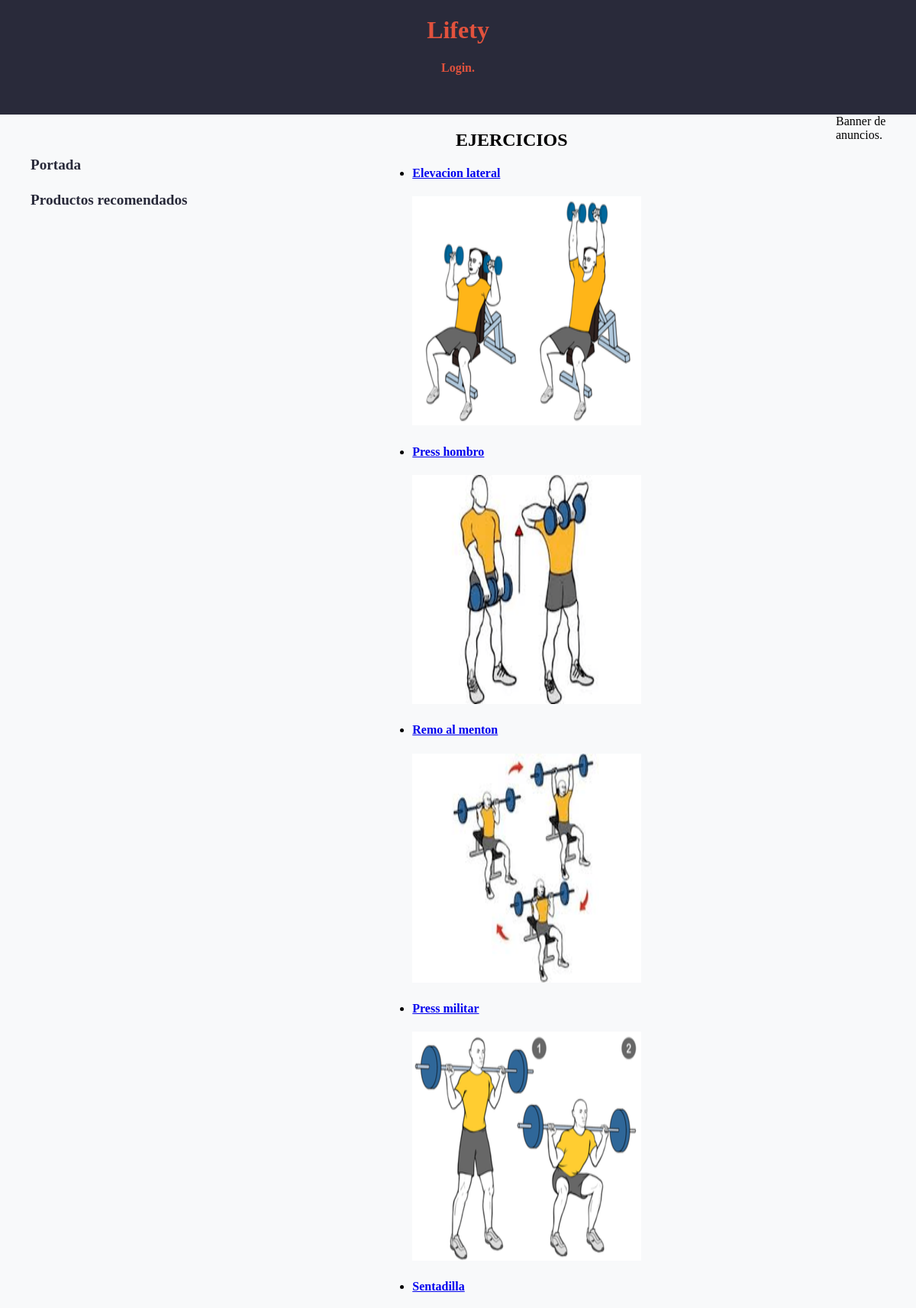
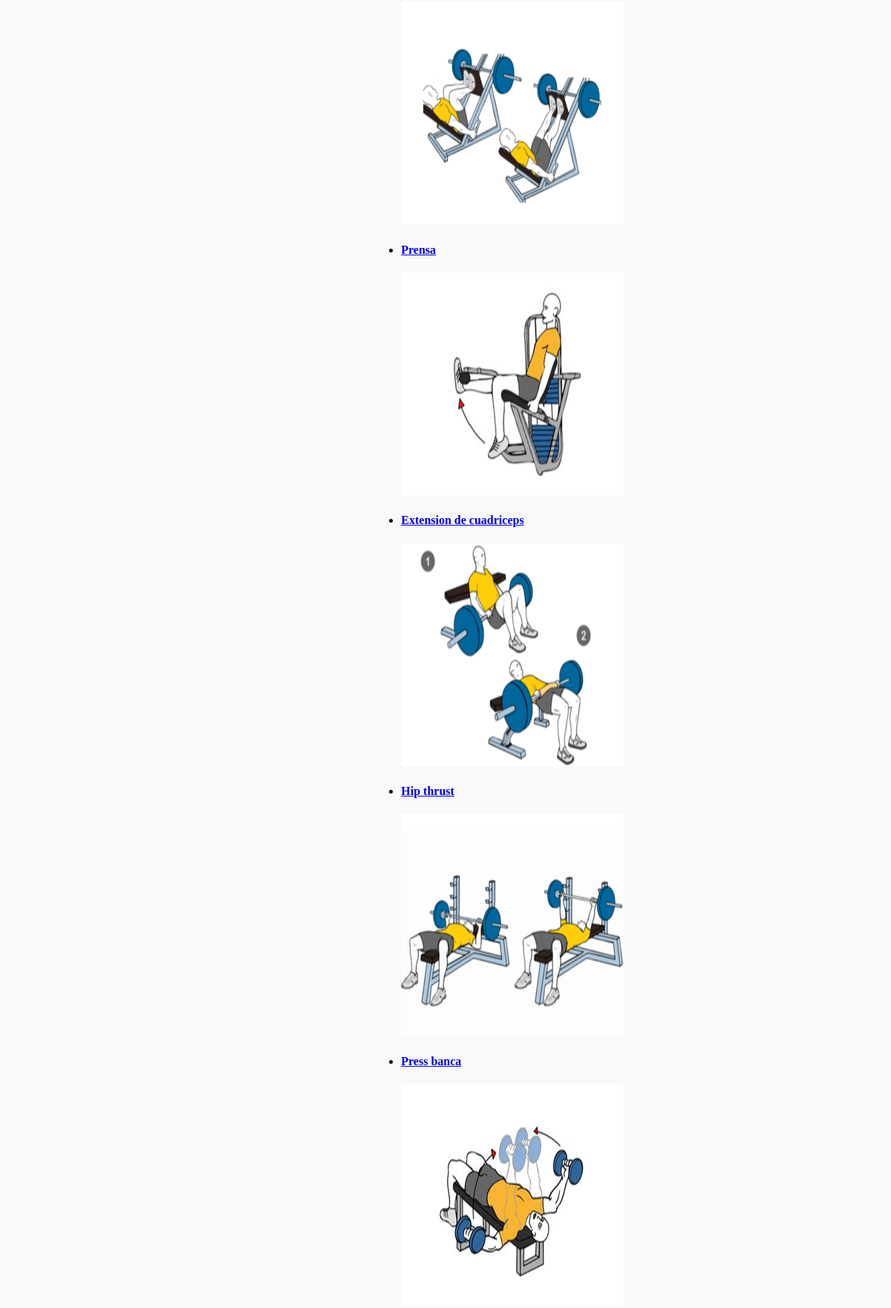
Page /ejercicios.php (upper part) on the committed database (2 pictures, top to bottom).
### tables this page shows
CREATE TABLE `ejercicios` (
  `id_ejercicio` int(5) NOT NULL,
  `tipo` int(1) NOT NULL,
  `musculo` varchar(40) DEFAULT NULL,
  `nombre` varchar(40) DEFAULT NULL,
  `descripcion` mediumtext NOT NULL,
  `imagen` varchar(50) NOT NULL
);

### includes/clases/appweb/Aplicacion.php (called while the page is built, shortened)
<?php
class Aplicacion {
    private static $instancia;
    private $inicializada;
    private function __construct() {
        $this->inicializada = false;
    }
    public function init($bdDatosConexion, $rutaApp = '/', $dirInstalacion = __DIR__) {
        if (!$this->inicializada) {
            $this->rutaRaizApp = $rutaApp;
            $this->inicializada = true;
        }
    }
    public function resuelve($path = '') {
        $rutaAppLongitudPrefijo = mb_strlen($this->rutaRaizApp);
        if (mb_strlen($path) > 0 && mb_substr($path, 0, 1) !== '/') {
            $path = '/' . $path;
        }
        return $this->rutaRaizApp . $path;
    }
    public function buildUrl($relativeURL, $params = []) {
        $url = $this->resuelve($relativeURL);
        $query = self::buildParams($params);
        if (!empty($query)) {
            $url .= '?' . $query;
        }
        return $url;
    }
    public static function buildParams($params, $separator = '&', $enclosing = '') {
        $query = '';
        $numParams = 0;
        foreach ($params as $param => $value) {
            if ($value != null) {
                if ($numParams > 0) {
                    $query .= $separator;
                }
                $query .= "{$param}={$enclosing}{$value}{$enclosing}";
                $numParams++;
            }
        }
        return $query;
    }
    public static function getInstance() {
        if (!self::$instancia instanceof self) {
            self::$instancia = new static();
        }
        return self::$instancia;
    }
}

### includes/clases/appweb/contenido/Ejercicios.php (called while the page is built, shortened)
<?php
class Ejercicios {
    public static function getData(){
        $conn = Aplicacion::getInstance()->getConexionBd();
        $query = sprintf("SELECT * FROM ejercicios");
        $rs = $conn->query($query);
        $result = array();
        try {
            $rs = $conn->query($query);
            while ($fila = $rs->fetch_assoc()) {
                array_push($result, $fila);
            }
        } finally {
            if ($rs != null)
                $rs->free();
        }
        return $result;
    }
}

### includes/vistas/helpers/ejercicios.php (the view, shortened to what this page needs)
<?php
function muestraEjercicio($ejercicio) {
   $app = Aplicacion::getInstance();
   $verURL = $app->buildUrl('ejercicio.php', [
       'id' => $ejercicio['id_ejercicio']
   ]);
   $ruta = RUTA_IMGS;
   return <<<EOS
   <a href="{$verURL}">
        <h4> {$ejercicio['nombre']} </h4>
        <p> <img src="$ruta/ejercicios/$ejercicio[id_ejercicio].png" alt="LIFETY"> </p>
    </a>
   EOS;
}
function listaListaEjerciciosPaginadas($ejercicios, $url, $numPorPagina = 18, $numPagina = 1) {
    return listaListaejerciciosPaginadasRecursivo($ejercicios, $url,  1, $numPorPagina, $numPagina);
}
function listaListaEjerciciosPaginadasRecursivo($ejercicios, $url, $nivel = 1, $numPorPagina = 18, $numPagina = 1) {
    $primerejercicio = ($numPagina - 1) * $numPorPagina;
    $app = Aplicacion::getInstance();
    $numejercicios = count($ejercicios);
    $haySiguientePagina = false;
    if ($numejercicios > $numPorPagina + $primerejercicio) {
        $haySiguientePagina = true;
    }
    $html = '<div class=ejercicios><ul>';
    $html .= '<div>';
    $auxiliar = 0;
    for($idx = $primerejercicio; $idx < $primerejercicio + $numPorPagina && $idx < $numejercicios; $idx++) {
        $auxiliar += 1;
        $ejercicio = $ejercicios[$idx];
        $html .= '<li>';
        $html .= muestraEjercicio($ejercicio);
        if($auxiliar == 3){
            $auxiliar = 0;
            $html .= '</div><div>';
        }
    }
    $html .= '</div>';
    $html .= '</ul></div>';
    if ($nivel == 1) {
        $clasesPrevia='deshabilitado';
        $clasesSiguiente = 'deshabilitado';
        $hrefPrevia = '';
        $hrefSiguiente = '';
        if ($haySiguientePagina) {
            $paginaSiguiente = $numPagina + 1;
            $clasesSiguiente = '';
            $hrefSiguiente = $app->buildUrl($url, [
            'numPagina' => $paginaSiguiente,
            'numPorPagina' => $numPorPagina]);
        }
        $html .=<<<EOS
            <div>
                Página: $numPagina, <a class="boton $clasesPrevia" href="$hrefPrevia">Previa</a> <a class="boton $clasesSiguiente" href="$hrefSiguiente">Siguiente</a>
            </div>
        EOS;
    }
    return $html;
}

### ejercicios.php (shortened to what this page needs)
<?php
require_once __DIR__.'/includes/vistas/helpers/ejercicios.php';
$numPagina = filter_input(INPUT_GET, 'numPagina', FILTER_SANITIZE_NUMBER_INT) ?? 1;
$numPorPagina = filter_input(INPUT_GET, 'numPorPagina', FILTER_SANITIZE_NUMBER_INT) ?? 18;
$ejercicios = appweb\contenido\Ejercicios::getData();
$lista = listaListaEjerciciosPaginadas($ejercicios, 'ejercicios.php', $numPorPagina, $numPagina);
$contenidoPrincipal = <<<EOS
<h1>EJERCICIOS</h1>
$lista
EOS;
require __DIR__.'/includes/vistas/plantillas/plantilla.php';

### includes/vistas/plantillas/plantilla.php (shortened to what this page needs)
<!DOCTYPE html>
<html>
    <head>
        <link rel="stylesheet" type="text/css" href="<?= RUTA_CSS ?>/estilo.css" />
    </head>
    <body>
        <div id="contenedor">
            <?php
                require(RAIZ_APP.'/vistas/comun/cabecera.php');
                require(RAIZ_APP.'/vistas/comun/menu.php');
            ?>
            <main>
                <article>
                    <?= $contenidoPrincipal ?>
                </article>
            </main>
            <?php
                require(RAIZ_APP.'/vistas/comun/anuncios.php');
            ?>
        </div>
    </body>
</html>

### includes/vistas/comun/cabecera.php
<?php
function mostrarSaludo() {
    $rutaApp = RUTA_APP;
    $html='';
    if (isset($_SESSION["login"]) && ($_SESSION["login"]===true)) {
        return "{$_SESSION['alias']} <a href='{$rutaApp}/logout.php'>(salir)</a>";
    } else {
        return "<a href='$rutaApp/login.php#'>Login.</a>";
    }
    return $html;
}
?>
<header>
    <div class="logo">
        <h1>Lifety</h1>
    </div>
    <div class="saludo">
        <?= mostrarSaludo() ?>
    </div>
</header>

### includes/vistas/comun/menu.php (shortened to what this page needs)
<?php
function htmlmenu() {
    $html = "<li><a href=".RUTA_APP."/index.php>Portada</a></li>";
    $html .= "<li><a href=".RUTA_APP."/tienda.php>Productos recomendados</a></li>";
    return $html;
}
?>
<nav>
    <div class="navbar">
        <div class="container nav-container">
            <div class="menu-items">
                <ul>
                    <?php echo htmlmenu() ?>
                </ul>
            </div>
        </div>
    </div>
</nav>

### includes/vistas/comun/anuncios.php
<aside>
    Banner de anuncios.
</aside>

### src/css/estilo.css (style rules this page uses)
body { position : absolute; width : 100%; height : 100%; margin : 0; padding : 0; font-family: Century; -webkit-font-smoothing: antialiased; -moz-osx-font-smoothing: grayscale; background-color: #f8f9fa; }
body:before { content: ""; position: fixed; display: block; top: 0; left: 0; display: block; width: 100%; height: 100%; }
h1 { text-align: center; }
#contenedor { margin: auto; background-color: #f8f9fa; display: grid; height : 100%; width : 100%; grid-template-rows: 150px auto 200px; grid-template-columns: minmax(10%, auto) minmax(auto, 80%) minmax(auto, 10%); grid-template-areas: "cabecera cabecera cabecera" "menu contenido anuncios" "pie pie pie"; position:relative; z-index: 6; }
header { background-color: #292a3a; color: #e1523d ; text-align: center; grid-area: cabecera; }
.saludo a, .saludo a:visited { color: #e1523d; font-weight: bold; text-decoration: none; }
nav { background-color: #f8f9fa; grid-area: menu; margin-right: 15px; }
nav a, nav a:visited { color: #292a3a; font-weight: bold; text-decoration: none; }
nav a, nav li { color: #e1523d; }
nav a, nav h3 { color: #e1523d; }
.navbar .menu-items li { margin-bottom: 1.2rem; font-size: 1.5rem; font-weight: 500; }
.navbar .nav-container li { list-style: none; }
.navbar .nav-container a { color: #292a3a; font-weight: bold; font-size: 1.2rem; }
.nav-container { display: block; position: relative; }
aside { background-color: #f8f9fa; grid-area: anuncios; margin-left: 15px; }
main { margin: 0 auto; background-color: #f8f9fa; grid-area: contenido; }
.ejercicios img { width : 300px; height: 300px; }

### rows in the picture
ejercicios: nombre "Elevacion lateral", shows a picture
ejercicios: nombre "Press hombro", shows a picture
ejercicios: nombre "Remo al menton", shows a picture
ejercicios: nombre "Press militar", shows a picture
ejercicios: nombre "Sentadilla", shows a picture
ejercicios: nombre "Prensa", shows a picture
ejercicios: nombre "Extension de cuadriceps", shows a picture
ejercicios: nombre "Hip thrust", shows a picture
ejercicios: nombre "Press banca", shows a picture
